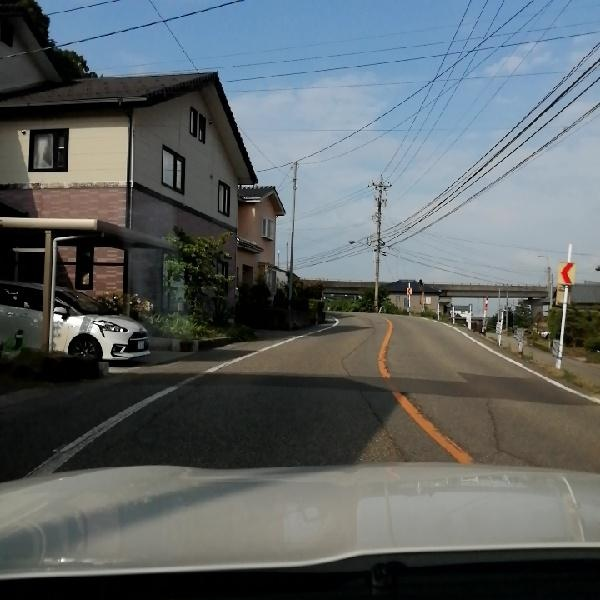
#> input picture salida_ejemplo/yolov7_2_20221106_153035/Japan_006922.jpg, 600 x 600 px; its folder holds only this picture in this run
$ python -i main.py   (imports and definitions only)
#> lines starting #> are read from the running program, lines starting #| are printed output that depends on the picture
from dataclasses import dataclass
import os
from tkinter import *
from tkinter import ttk
from tkinter import filedialog
import cv2
import webbrowser
from urllib.parse import quote
from PIL import ImageTk, Image
from pyparsing import col

from predict import get_metadatos_modelos as get_metadatos_modelos
import predict
from dotenv import load_dotenv


# [1 line not run here, left out]
RUTA_SALIDAS = os.getenv('RUTA_SALIDAS')
VENTANA_TITULO = 'Mantenimiento Vial con I.A.'
VENTANA_ANCHO = 1800
VENTANA_ALTO = 900


@dataclass
class ParamsDeteccion():
    confianza: float
    iou: float


class GUI():
    def __init__(self):
        # Setup main app window
        self.root = Tk()
        self.root.title(VENTANA_TITULO)
        self.root.geometry(f'{VENTANA_ANCHO}x{VENTANA_ALTO}')

        # Declarar variables sincronizadas
        self.crear_variables_sincronizadas()

        # Creates Panel Principal
        self.main_frame = ttk.Frame(self.root)
        # self.main_frame.grid(column=0, row=0, sticky=(N, W, E, S)) #Implementado en iniciar_sesion()

        # Crear Login
        self.panel_login = self.crear_frame_login(parent_frame=self.root)
        self.panel_login.grid(column=0, row=0, sticky=(N, W, E, S))

        # Paneles principales: Entrada y salida
        self.panel_entradas = self.crear_frame_principal_entradas(parent_frame=self.main_frame)
        self.panel_entradas.grid(column=0, row=0, sticky=(N,S,E,W), columnspan=3)
        self.panel_salida = self.crear_frame_salida_videos(parent_frame=self.main_frame)
        self.panel_salida.grid(column=3, row=0, sticky=(N,S,E,W), columnspan=3)
        self.panel_email = self.crear_panel_cuerpo_mail(parent_frame=self.main_frame)
        self.panel_email.grid(column=0, row=1, sticky=(N,S,E,W), columnspan=3, rowspan=2)


    def start(self):
        # Make it start the Event Loop
        self.root.mainloop()

    # [50 lines left out: functions crear_frame_login, iniciar_sesion, not called in this run]

    def crear_variables_sincronizadas(self):
        # Generales
        ultima_salida = 'salida_ejemplo/yolov7_2_20221106_153035'
        self.capture = None
        self.modo_imagen = True

        # Panel Login
        self.var_usuario = StringVar(value='User')
        self.var_password = StringVar(value='1234')
        self.var_msje_login = StringVar(value='')
        self.boton_iniciar_sesion = None
        self.contador_intentos = 0
        self.cantidad_intentos_max = 3

        # Panel de pedido de ruta de entrada
        self.var_tipo_entrada_elegida = StringVar(value='Archivo')
        self.ruta_entrada = StringVar()

        # Panel de modelo
        self.var_modelo_elegido = StringVar()

        # Panel etiquetas
        self.lista_vars_checkbuttons = []
        self.var_etiqueta_elegida = BooleanVar()
        self.var_modo_etiqueta_elegida = StringVar(value='Incluir')

        # Panel de parametros de inferencia
        self.var_confianza_elegida = DoubleVar(value=0.25)
        self.var_iou_elegido = DoubleVar(value=0.45)

        # Panel de detecciones
        self.ruta_salida = StringVar(value=ultima_salida)
        self.archivo_a_mostrar = StringVar()

        # Panel Mail
        self.var_emails_destino = StringVar(value='ados.adrian@gmail.com,')
        self.var_asunto = StringVar(value='Resultados de detecciones')
        self.var_mail_enviado = StringVar(value='')

    # [185 lines left out: functions funcion_panel_pedido_ruta, preparar_llamada_y_llamar, crear_frame_principal_entradas, crear_panel_pedido_ruta, crear_panel_modelo, crear_panel_parametros_deteccion and 4 more, not called in this run]

    def siguiente_multimedia(self):
        self.configurar_widget_multimedia(siguiente=True)

    def anterior_multimedia(self):
        self.configurar_widget_multimedia(siguiente=False)

    # [105 lines left out: functions reiniciar_multimedia, configurar_widget_multimedia, procesar_multimedia, crear_panel_cuerpo_mail, enviar_email, not called in this run]


# [3 lines not run here, left out]

>>> import cv2
>>> picture = cv2.imread('salida_ejemplo/yolov7_2_20221106_153035/Japan_006922.jpg', cv2.IMREAD_GRAYSCALE)
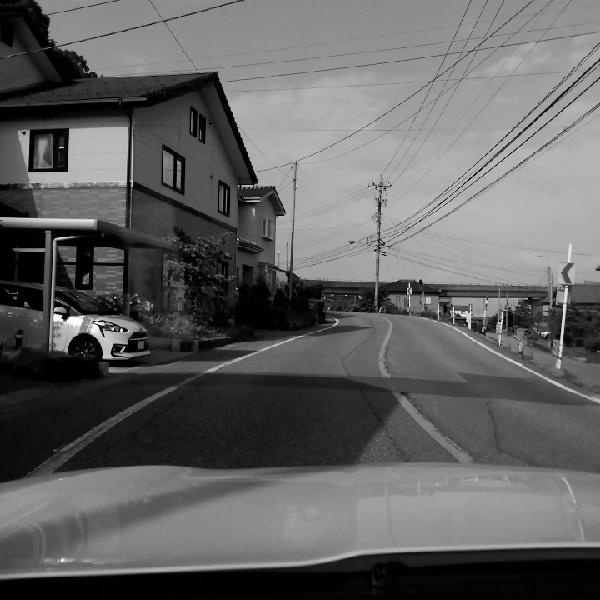
#> picture: shape (600, 600); min 0, max 255, mean 97.8
#> (the run stopped early here; a loop or call above may not have finished)

$ run again, on salida_ejemplo/yolov7_2_20221106_153035/Japan_006928.jpg
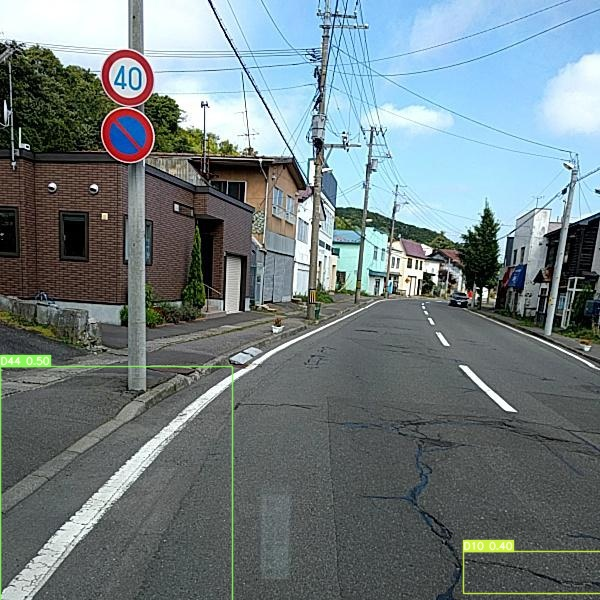
#> input picture salida_ejemplo/yolov7_2_20221106_153035/Japan_006928.jpg, 600 x 600 px
#> `picture = cv2.imread('salida_ejemplo/yolov7_2_20221106_153035/Japan_00..`:
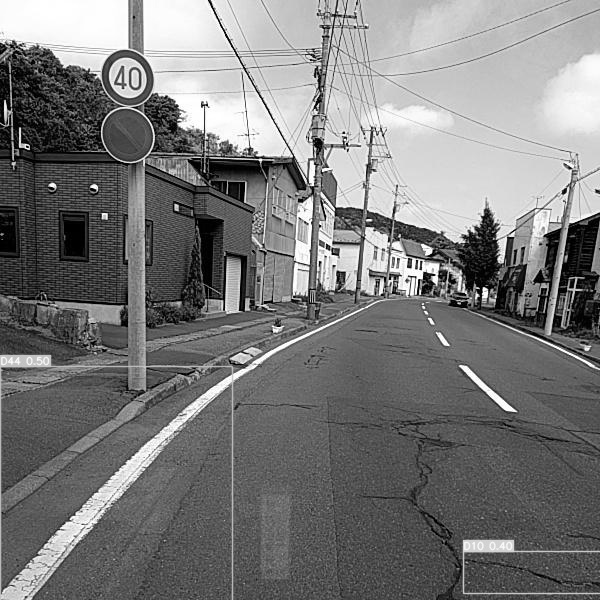
#> picture: shape (600, 600); min 0, max 255, mean 122.6

$ run again, on salida_ejemplo/yolov7_2_20221106_153035/Japan_006943.jpg
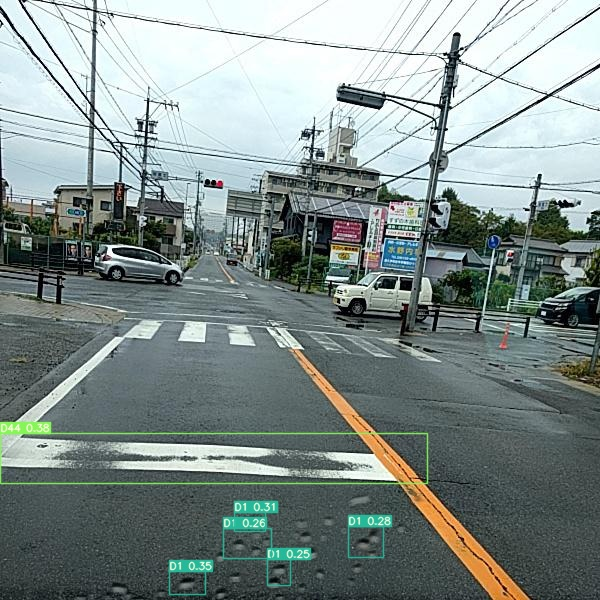
#> input picture salida_ejemplo/yolov7_2_20221106_153035/Japan_006943.jpg, 600 x 600 px
#> `picture = cv2.imread('salida_ejemplo/yolov7_2_20221106_153035/Japan_00..`:
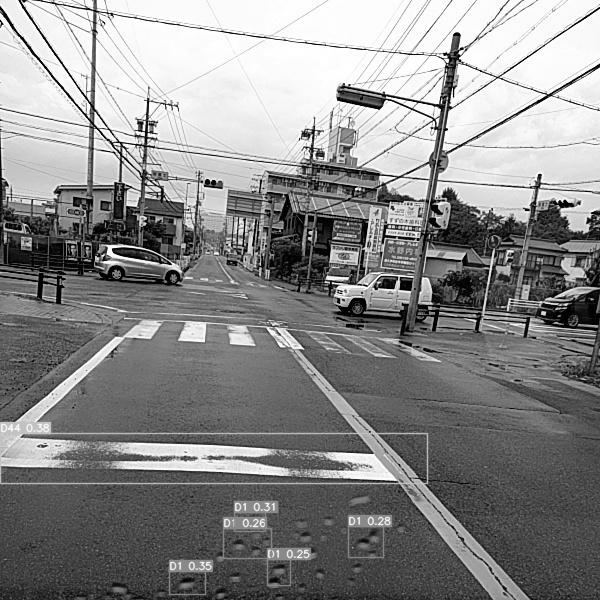
#> picture: shape (600, 600); min 0, max 255, mean 138.1

$ run again, on salida_ejemplo/yolov7_2_20221106_153035/Japan_006965.jpg
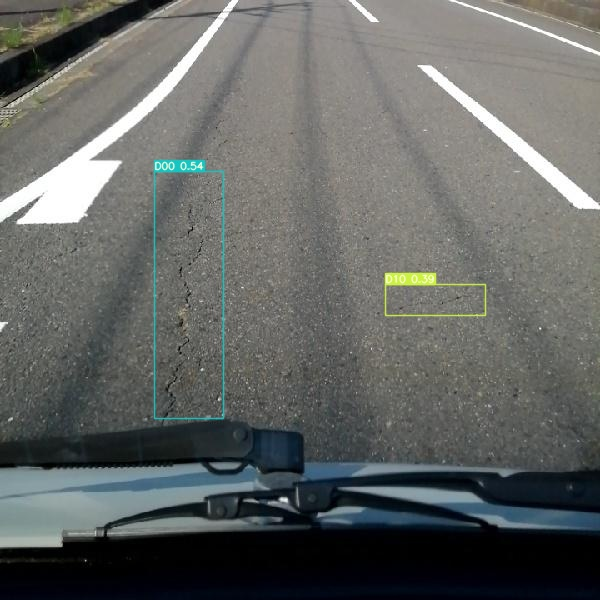
#> input picture salida_ejemplo/yolov7_2_20221106_153035/Japan_006965.jpg, 600 x 600 px
#> `picture = cv2.imread('salida_ejemplo/yolov7_2_20221106_153035/Japan_00..`:
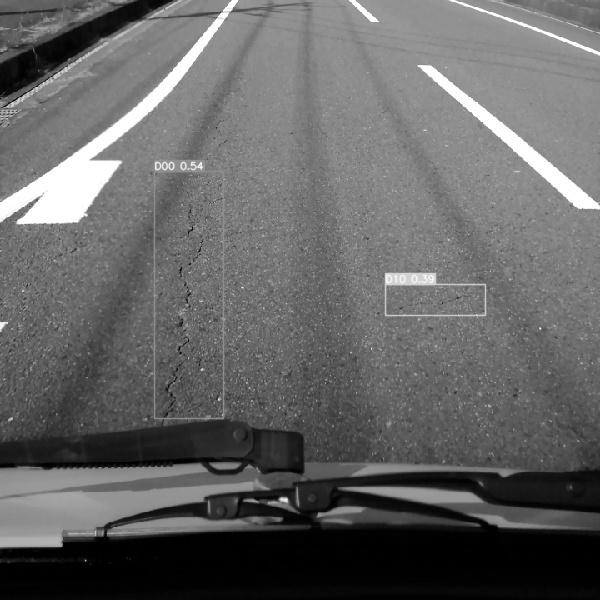
#> picture: shape (600, 600); min 0, max 255, mean 100.6
